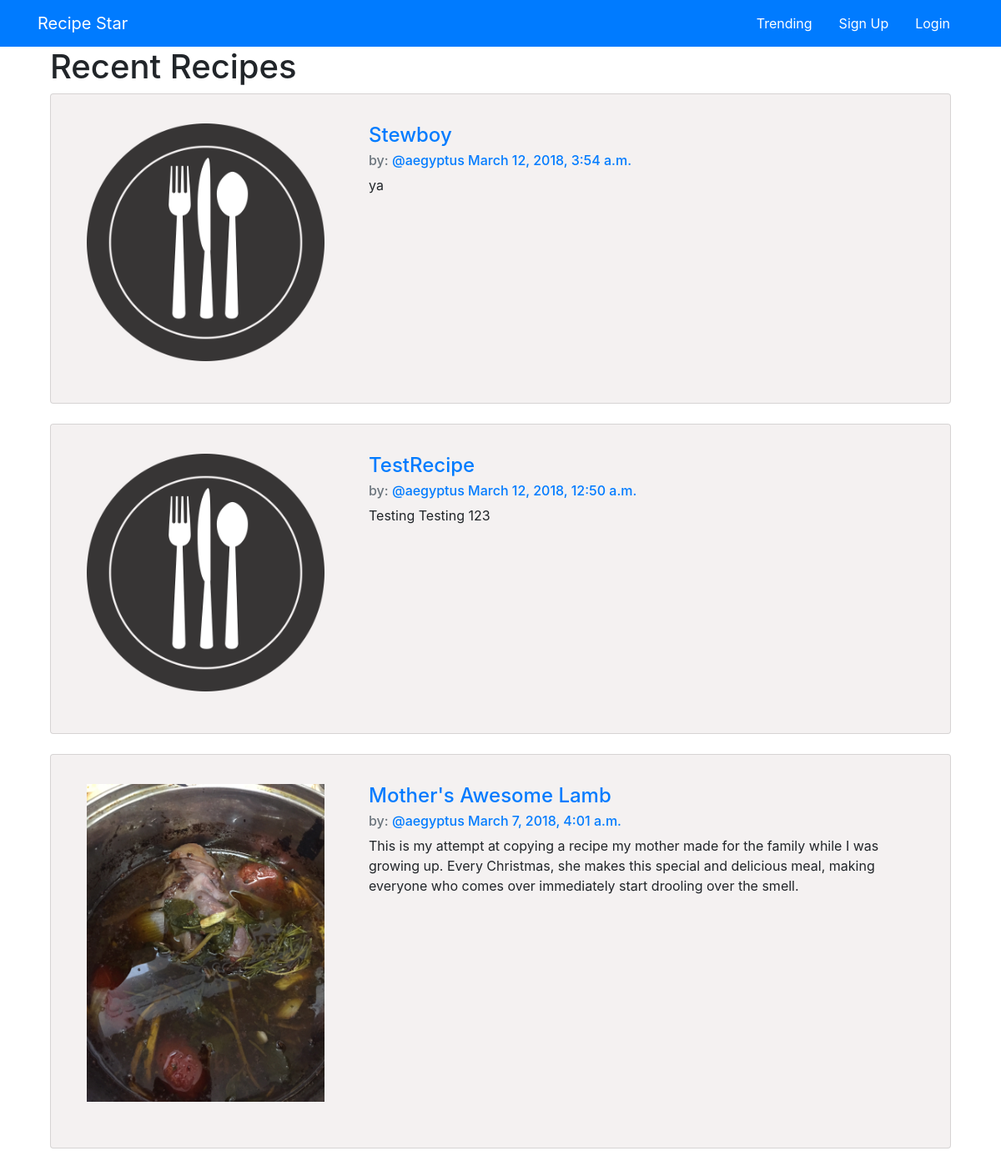
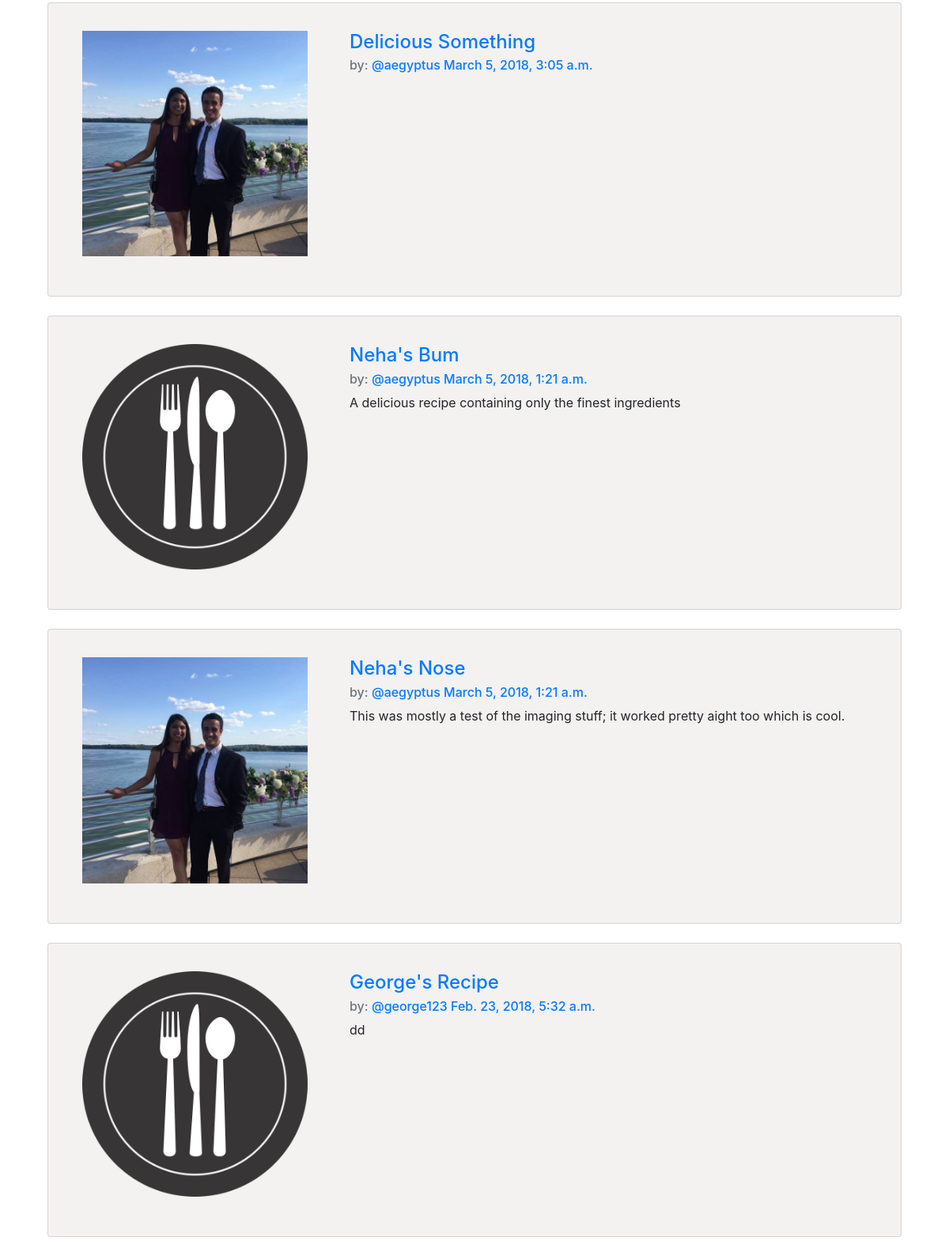
The page /recipies/list/ on the database its author committed (2 pictures, top to bottom).
### recipies/models.py (models this page shows, shortened)
class Recipe(models.Model):
    user = models.ForeignKey(auth.models.User, on_delete=models.CASCADE, related_name='recipes')
    name = models.CharField(max_length=100)
    instructions = models.TextField()
    ingredients = models.TextField()
    created_at = models.DateTimeField(auto_now=True)
    about = models.TextField(blank=True, default='')
    cuisine = TaggableManager()
    pic = models.ImageField(upload_to=UploadToPathAndRename('images'), null=True, blank=True)
    like_id = models.CharField(max_length=20, editable=False)
    save_id = models.CharField(max_length=20, editable=False)
    cuisine=models.ForeignKey(Cuisine, on_delete=models.CASCADE, null=True, blank=True)
    class Meta:
        ordering = ['-created_at']

### recipies/views.py (the view)
# urls.py: path('list/', views.RecipeList.as_view(), name='list'),
class RecipeList(generic.ListView, SelectRelatedMixin):
    model = models.Recipe
    select_related = ('user')
    template_name = 'recipies/recipe_list.html'

### recipies/templates/recipies/recipe_list.html
{% extends 'base.html' %}
{% block content %}
<div class="container">
  <h1>Recent Recipes</h1>
  {% for recipe in recipe_list %}
    {% include 'recipies/_recipe.html' %}
  {% endfor %}
</div>
{% endblock %}

### recipies/templates/recipies/_recipe.html (shortened to what this page needs)
{% load app_filters %}
{% load staticfiles %}
<div class="card storyColor">
  <div class="card-body">
<div class='row'>
  <div class='col-md-4'>
    {% if recipe.pic %}
      <img src="{{ recipe.pic.url }}" style='height: 95%; width: 95%; object-fit: contain'
      />
    {% else %}
    <img src="{% static 'images/FoodPlate.png' %}" style='height: 95%; width: 95%; object-fit: contain'
    />
    {% endif %}
  </div>
  <div class='col-md-8'>
  <h4 class='card-title'>
    <a href="{% url 'recipies:detailview' pk=recipe.pk %}">{{recipe.name}}</a>
  </h4>
    <h6 class='card-subtitle mb-2 text-muted'>
    by: <a href="{% url 'recipies:by_recipe' username=recipe.user.username %}">@{{recipe.user.username}}</a>
    <a href="{% url 'recipies:detailview' pk=recipe.pk %}">{{recipe.created_at}}</a>
  </h6>
  <p class='card-text'>
    {{recipe.about}}
  </p>
  <br>
  </div>
</div>
</div>
</div>
<br>

### static/css/basesheet.css (style rules this page uses)
.storyColor { background-color: #F4F1F1; padding: 15px; }

### rows shown on the page
Recipe: name "Stewboy", user.username "aegyptus", created_at "March 12, 2018, 3:54 a.m.", about "ya"
Recipe: name "TestRecipe", user.username "aegyptus", created_at "March 12, 2018, 12:50 a.m.", about "Testing Testing 123"
Recipe: pic (picture), name "Mother's Awesome Lamb", user.username "aegyptus", created_at "March 7, 2018, 4:01 a.m.", about "This is my attempt at copying a recipe my mother made for the family while I was growing up. Every Christmas, she makes this special and delicious meal, making everyone who comes over immediately start drooling over the smell."
Recipe: pic (picture), name "Delicious Something", user.username "aegyptus", created_at "March 5, 2018, 3:05 a.m."
Recipe: name "Neha's Bum", user.username "aegyptus", created_at "March 5, 2018, 1:21 a.m.", about "A delicious recipe containing only the finest ingredients"
Recipe: pic (picture), name "Neha's Nose", user.username "aegyptus", created_at "March 5, 2018, 1:21 a.m.", about "This was mostly a test of the imaging stuff; it worked pretty aight too which is cool."
Recipe: name "George's Recipe", user.username "george123", created_at "Feb. 23, 2018, 5:32 a.m.", about "dd"
